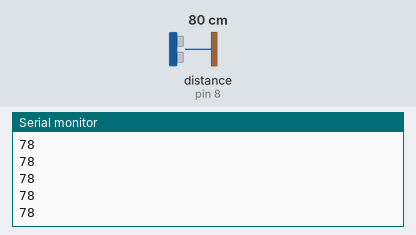
Simulated run of this sketch. Board: Arduino Uno, built with avr-gcc and run on an emulated ATmega328P. On the bench: the last lines printed to the serial monitor. Wiring (inferred from the names in the program): ultrasonic range finder: trigger pin 9; echo pin 8. Inputs (shaded band) come from the test bench; at power-on: distance to the obstacle (sensor on pin 8) 80 cm. The echo pulse lasts 58.3 µs per cm.

Above: at 1.2 s.
1.3 s: distance to the obstacle (sensor on pin 8) set to 4 cm
At 1.59 s:
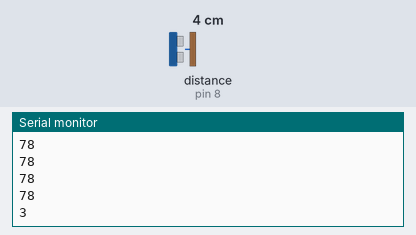
2.8 s: distance to the obstacle (sensor on pin 8) set to 9 cm
At 2.8 s:
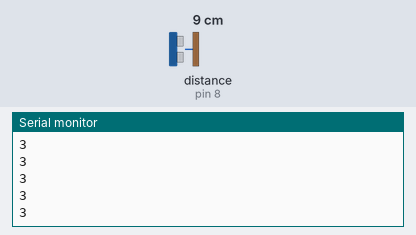
Timing chart, 0 to 5.8 s (numbered marks = the images above; inputs shaded):
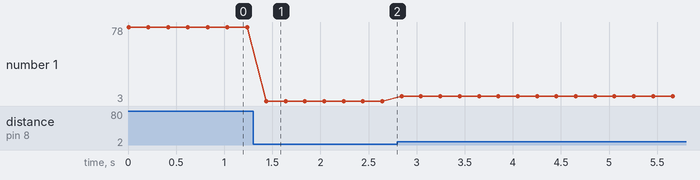

Measured:
- after the input at 1.3 s, the serial monitor: prints a new line after 0.14 s (image 1)
- plotted number 1: 78 → 3 after the input at 1.3 s, 3 → 8 after the input at 2.8 s

The sketch:

ArduinoModbus.ino
```cpp
// ==========================================
// CÓDIGO ARDUINO - EMISOR ULTRASÓNICO
// ==========================================

const int TRIG_PIN = 9;
const int ECHO_PIN = 8;

void setup() {
  // Inicializa la comunicación serial a 115200 baudios
  Serial.begin(115200);

  pinMode(TRIG_PIN, OUTPUT);
  pinMode(ECHO_PIN, INPUT);
}

void loop() {
  // 1. Generar el pulso de disparo (10 us)
  digitalWrite(TRIG_PIN, LOW);
  delayMicroseconds(2);
  digitalWrite(TRIG_PIN, HIGH);
  delayMicroseconds(10);
  digitalWrite(TRIG_PIN, LOW);

  // 2. Medir el tiempo del pulso de eco
  long duracion = pulseIn(ECHO_PIN, HIGH);

  // 3. Calcular la distancia en cm (Velocidad del sonido: 0.034 cm/us)
  int distanciaCm = duracion * 0.034 / 2;

  // 4. Enviar el dato por TX si está en un rango válido (2 a 400 cm)
  if (distanciaCm >= 2 && distanciaCm <= 400) {
    Serial.println(distanciaCm); // Envía el valor seguido de salto de línea (\n)
  }

  // Tasa de envío cada 200 ms
  delay(200);
}
```
